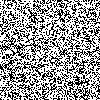
Frame 1 (no input)
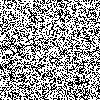
Frame 60 (the mouse pressed at the canvas centre just before this capture)
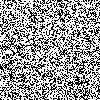
Frame 120 (the mouse held since frame 60 and released just before this capture)

The Processing sketch that drew these frames (run headless with seeded random() and noise(); from frame 60 on, the mouse is pressed at the canvas centre):

// Processing sketch: processing_172401
// ── processing_172401.pde

int[][] angles = { { 0, 1 }, { 1, 1 }, { 1, 0 }, { 1,-1 },
                   { 0,-1 }, {-1,-1 }, {-1, 0 }, {-1, 1 } };
int numAngles = angles.length;
int x1, y1, nx1, ny1, dir1; //termite 1
int x2, y2, nx2, ny2, dir2; //termite 2

color black = color(0);
color white = color(255);

void setup() {
  size(100, 100);
  background(255);
  x1 = width / 2;
  nx1 = x1;
  y1 = height / 2;
  ny1 = y1;
  x2 = width / 2;
  nx2 = x2;
  y2 = height / 2;
  ny2 = y2; 
  float woodDensity = width * height * 0.5;
  for (int i = 0; i < woodDensity; i++) {
    int rx = int(random(width));
    int ry = int(random(height));
    set(rx, ry, black);
  }
  dir1=0;
  dir2=0;
}

void draw() {
  int crand = int(abs(random(-1, 2)));  
  //moveTermite(dir1, x1, y1, nx1, ny1);
  moveTermite1(crand);
  moveTermite2(crand);
  //moveTermite(dir2, x2, y2, nx2, ny2);  
}

//void moveTermite(int dir, int x, int y, int nx, int ny)
void moveTermite1(int rand)
{
  dir1 = (dir1 + rand + numAngles) % numAngles;
  
  nx1 = (nx1 + angles[dir1][0] + width) % width;
  ny1 = (ny1 + angles[dir1][1] + height) % height;
  if ((get(x1, y1) == black) && (get(nx1, ny1) == white)) {
// Move the chip one space
    set(x1, y1, white);
    set(nx1, ny1, black);
    x1 = nx1;
    y1 = ny1;
  }
  else if ((get(x1, y1) == black) && (get(nx1, ny1) == black)) {
// Move in the opposite direction
    dir1 = (dir1 + (numAngles / 2)) % numAngles;
    x1 = (x1 + angles[dir1][0] + width) % width;
    y1 = (y1 + angles[dir1][1] + height) % height;
  }
  else {
// Not carrying
    x1 = nx1;
    y1 = ny1;
  }
  nx1 = x1; // Save the current position
  ny1 = y1;
}

void moveTermite2(int rand)
{
  dir2 = (-dir2 + rand + numAngles) % numAngles;
  
  nx2 = (nx2 + angles[dir2][0] + width) % width;
  ny2 = (ny2 + angles[dir2][1] + height) % height;
  if ((get(x2, y2) == black) && (get(nx2, ny2) == white)) {
// Move the chip one space
    set(x2, y2, white);
    set(nx2, ny2, black);
    x2 = nx2;
    y2 = ny2;
  }
  else if ((get(x2, y2) == black) && (get(nx2, ny2) == black)) {
// Move in the opposite direction
    dir2 = (dir2 + (numAngles / 2)) % numAngles;
    x2 = (x2 + angles[dir1][0] + width) % width;
    y2 = (y2 + angles[dir1][1] + height) % height;
  }
  else {
// Not carrying
    x2 = nx2;
    y2 = ny2;
  }
  nx2 = x2; // Save the current position
  ny2 = y2;
}
